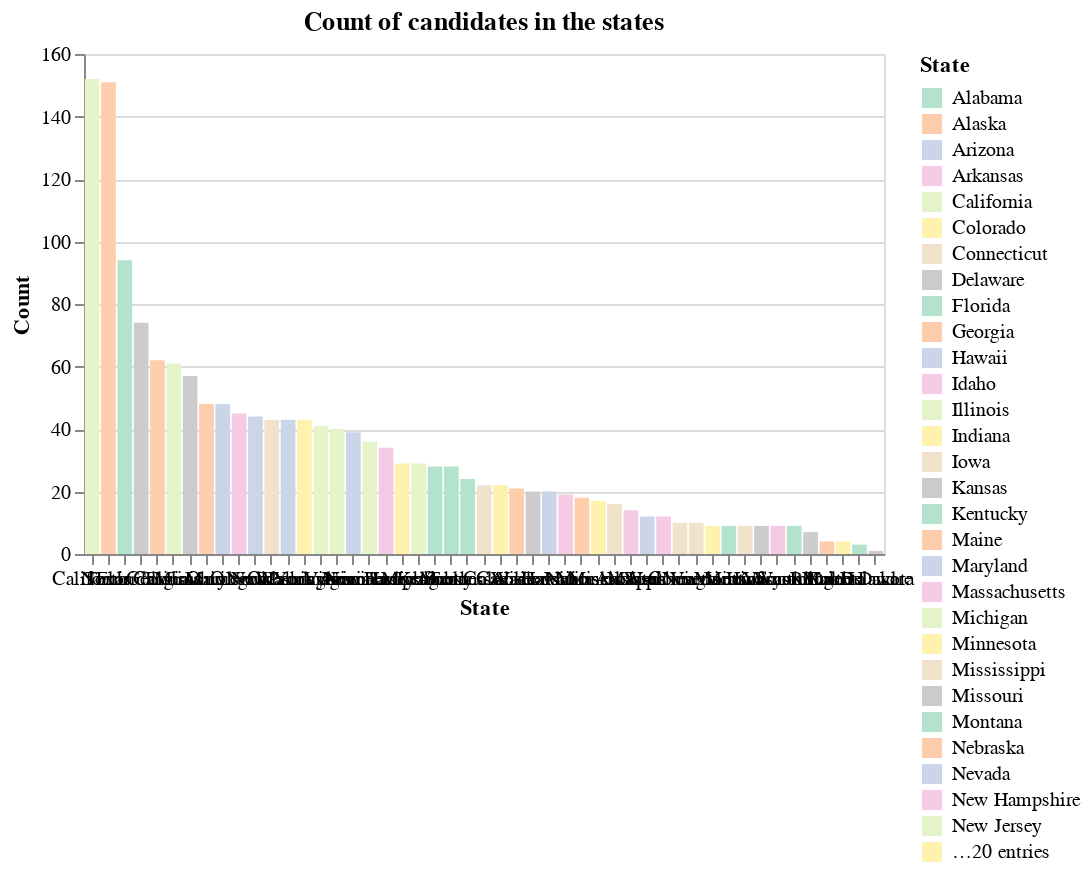

The code cell stored with this chart in its notebook:
### Code cell
alt.Chart(df).mark_bar().encode(
    x=alt.X('State', 
            sort="-y",
            axis=alt.Axis(title="State", 
                          labelAngle=0)), 
    y=alt.Y('count(State)',              
            axis=alt.Axis(title = "Count")),
    color=alt.Color('State', scale=alt.Scale(scheme='pastel2'))        
).properties(
    title='Count of candidates in the states',
    width=400,
    height=250
)

### Figure 1 — Vega-Lite specification as saved in the notebook (floating-point values rounded to 4 significant figures; data arrays with more than 128 entries replaced by an {"elided": "..."} marker saying what was removed)
{"config": {"view": {"continuousWidth": 400, "continuousHeight": 300}}, "data": {"name": "data-9544bea016a624e0a6be4d1a34c95bbb"}, "mark": "bar", "encoding": {"color": {"field": "State", "scale": {"scheme": "pastel2"}, "type": "nominal"}, "x": {"axis": {"labelAngle": 0, "title": "State"}, "field": "State", "sort": "-y", "type": "nominal"}, "y": {"aggregate": "count", "axis": {"title": "Count"}, "field": "State", "type": "nominal"}}, "height": 250, "title": "Count of candidates in the states", "width": 400, "$schema": "https://vega.github.io/schema/vega-lite/v4.17.0.json", "datasets": {"data-9544bea016a624e0a6be4d1a34c95bbb": {"elided": "1599 records"}}}
